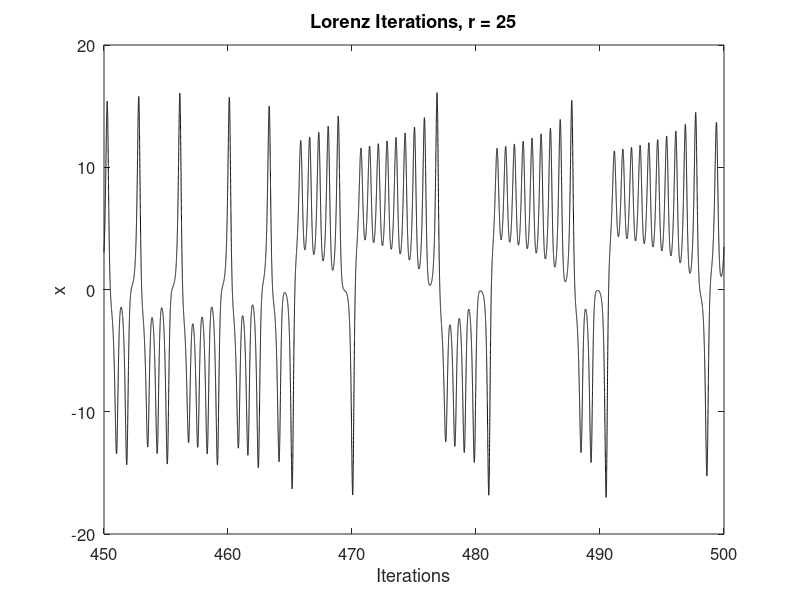

Source code (MATLAB):
function doall=Lorenz
clear all; close all

%Parameters
sigma=10.0;
b=8.0/3.0;
r=25;

nprint=1;
delta=0.001;
iterations=500;

%Number of Steps
N=floor(iterations/delta);
NP=floor(N/nprint);

%Initial Conditions
n=1;
x=zeros(3,NP);
n=1;
x(:,n)=[0.1,0,0]';

for n=1:1:NP-1
  xp=x(:,n);
  for j=1:1:nprint
    x_next=xp+delta*rhs(xp,sigma,b,r);
    xp=xp+0.5*(rhs(xp,sigma,b,r)+rhs(x_next,sigma,b,r))*delta;
  end
  x(:,n+1)=xp;
end

% plot iterations:
beg=floor(NP*9/10);
end1=NP;
Iterate=delta*[1:1:NP];
plot(Iterate(beg:end1),x(1,beg:end1),'k')
title('Lorenz Iterations, r = 25', 'FontSize', 12)
xlabel('Iterations', 'FontSize', 12)
ylabel('x', 'FontSize', 12)
set(gca, 'FontSize', 12)

function ff=rhs(x,sigma,b,r)
ff=[sigma*(x(2)-x(1)),r*x(1)-x(2)-x(1)*x(3),x(1)*x(2)-b*x(3)]';


